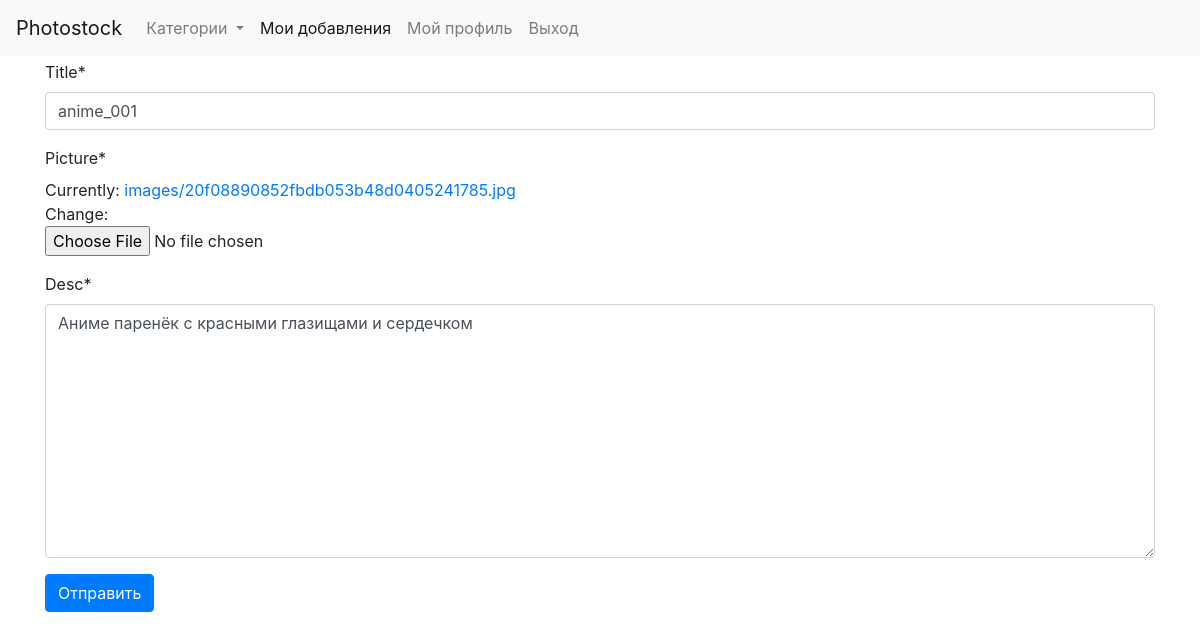
/pictures/update/1/ (signed in), run on the app's committed database.
### pictures/models.py (models this page shows, shortened)
class Picture(models.Model):
    user = models.ForeignKey(User, on_delete=models.CASCADE)
    title = models.CharField(max_length=125)
    created_date = models.DateTimeField(default=timezone.now)
    picture = models.ImageField(upload_to="images/", null=True, blank=False)
    small_picture = ImageSpecField(source="picture", processors=[ResizeToFill(225, 350)],
                                   format="JPEG", options={"quality": 60})
    desc = models.TextField()

### pictures/views.py (the view)
# urls.py: path("update/<int:pk>/", PictureUpdate.as_view(), name="picture_update"),
class PictureUpdate(LoginRequiredMixin, UpdateView):
    model = Picture
    fields = ["title", "picture", "desc"]
    success_url = reverse_lazy("picture_list")
    def dispatch(self, request, *args, **kwargs):
        if self.request.user != self.get_object().user:
            raise Http404("Вы не можете редактировать чужие добавления")
        return super(PictureUpdate, self).dispatch(request, *args, **kwargs)

### photostock/utils/context_processors.py (called while the page is built)
def settings_context(_request):
    return {"DEBUG": settings.DEBUG}

### photostock/templates/pictures/picture_form.html
{% extends "base.html" %}
{% load crispy_forms_tags %}
{% block content %}
  <form method="POST" enctype="multipart/form-data">{% csrf_token %}
    {{ form|crispy }}
    <button type="submit" class="btn btn-primary mb-2">Отправить</button>
  </form>
{% endblock %}

### data on the page
Picture: title "anime_001", desc "Аниме паренёк с красными глазищами и сердечком"
